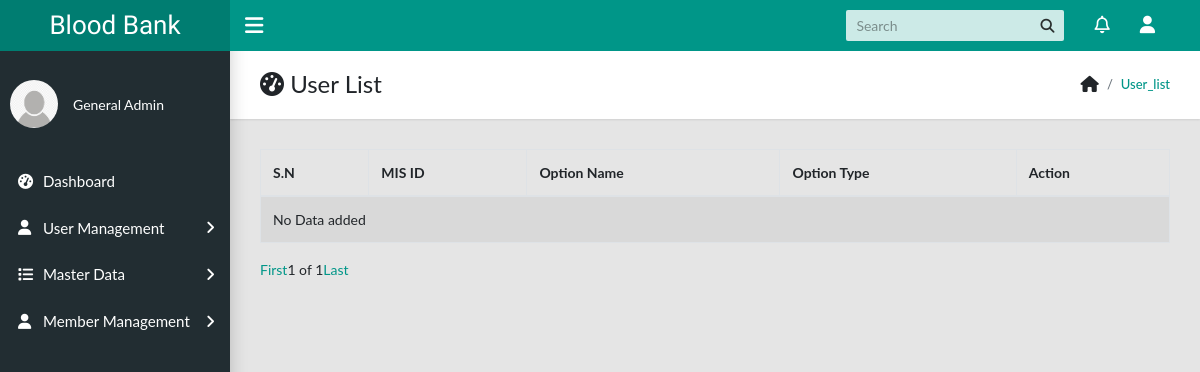
Before: /master_data/data_list (signed in) with the older database file.
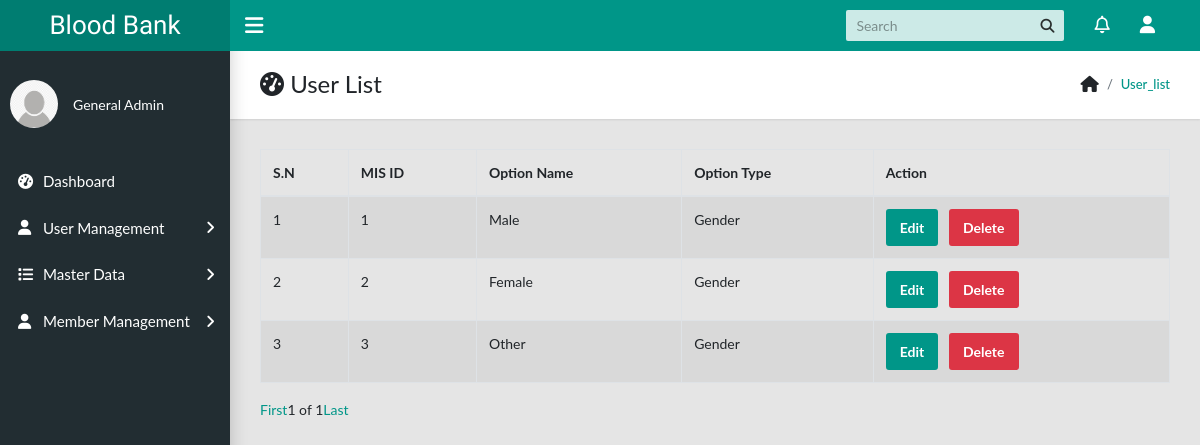
After: the same page with the newer database file.
### master_data/models.py (models this page shows, shortened)
class Data(models.Model):
	option_id = models.ForeignKey(Option, on_delete=models.CASCADE, related_name="option_list")
	option_name = models.CharField(max_length=200,blank=True, null=True)
	status = models.BooleanField(default=True,null=True,blank=True)

class Option(models.Model):
	name = models.CharField(max_length=200,blank=True,null=True)
	status = models.BooleanField(default=True,null=True,blank=True)

### master_data/views.py (the view)
# urls.py: path('data_list',views.data_list, name="data_list"),
@login_required
def data_list(request):
	data_list = Data.objects.all()
	paginator = Paginator(data_list,10)
	try:
		page = request.GET.get('page','1')
	except:
		page = 1
	try:
		datas = paginator.page(page)
	except(EmptyPage, InvalidPage):
		datas = paginator.page(paginator.num_pages)
	context = {
		'datas':datas
		}
	return render(request, 'master_data/data_list.html', context)

### templates/master_data/data_list.html (shortened to what this page needs)
{% extends 'base.html' %}
{% load crispy_forms_tags %}
{% block page_title %}User List{% endblock %}
{% block breadcrumb %}user_list{% endblock %}
{% block content %}
	<div class="row">
		<div class="col-md-12">
			<table class="table table-bordered table-striped">
				<thead>
					<tr>
						<th>S.N</th>
						<th>MIS ID</th>
						<th>Option Name</th>
						<th>Option Type</th>
						<th>Action</th>
					</tr>
				</thead>
				<tbody>
					{%if datas %}
					{% for data in datas %}
						<tr>
							<td>{{ forloop.counter }}</td>
							<td>{{ data.id }}</td>
							<td>{{ data.option_name }}</td>
							<td>{{ data.option_id.name }}</td>
							<td><a href="{% url 'edit_data' data.id %}" class="btn btn-primary">Edit</a> &nbsp;
								<a href="{% url 'delete_data' data.id %}" class="btn btn-danger" onclick="return confirm('Are you sure?');">Delete</a></td>
						</tr>
					{% endfor %}
					{% else %}
						<tr>
							<td colspan="6">No Data added</td>
						</tr>
					{% endif%}
				</tbody>
			</table>
			<div class="pagination">
		      <a href="?page=1">First </a>
		      {{ datas.number }} of {{ datas.paginator.num_pages }}
		      <a href="?page={{ datas.paginator.num_pages }}"> Last </a>
		    </div>
		</div>
	</div>
{% endblock %}

Changed rows visible on the page:
added Data: id "1", option_name "Male", option_id.name "Gender"
added Data: id "2", option_name "Female", option_id.name "Gender"
added Data: id "3", option_name "Other", option_id.name "Gender"
Other visible differences:
text no longer shown: "No Data added"
